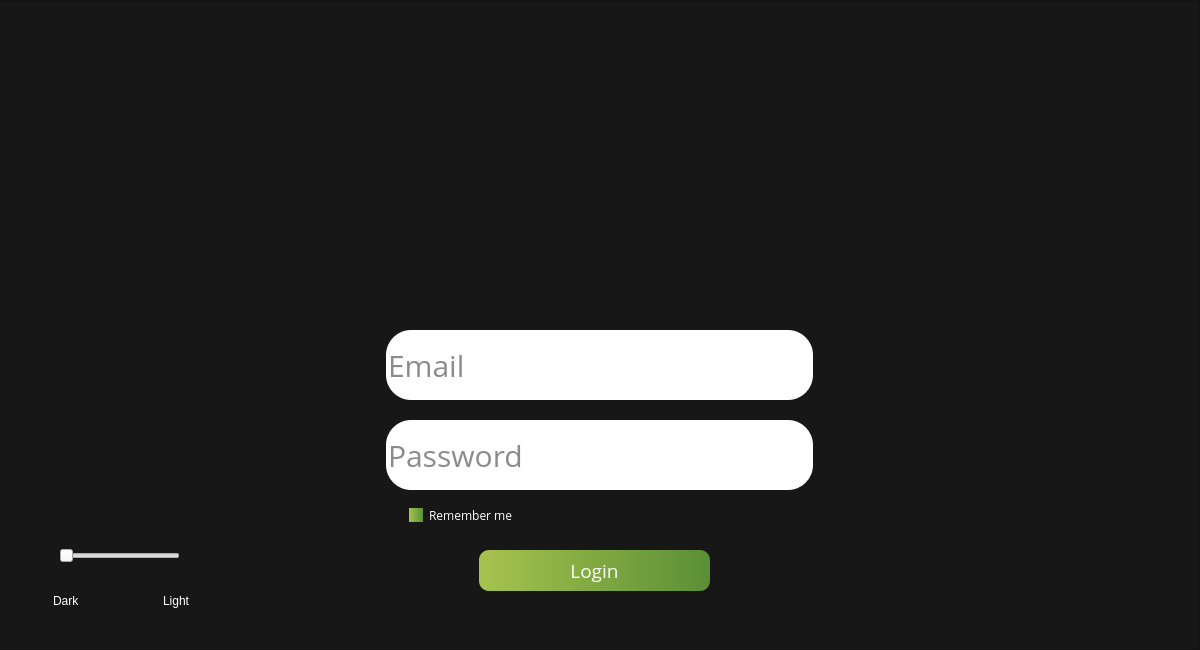
<?xml version="1.0" encoding="UTF-8"?>
<ui version="4.0">
 <class>MainWindow</class>
 <widget class="QMainWindow" name="MainWindow">
  <property name="geometry">
   <rect>
    <x>0</x>
    <y>0</y>
    <width>1200</width>
    <height>650</height>
   </rect>
  </property>
  <property name="windowTitle">
   <string>Login Page</string>
  </property>
  <property name="styleSheet">
   <string notr="true">#MainWindow {
    /* Add any styles for MainWindow if needed */
}

#LoginPage {
    background-color: #171717; /* Default dark background color */
}


</string>
  </property>
  <widget class="QWidget" name="centralwidget">
   <widget class="QFrame" name="LoginPage">
    <property name="geometry">
     <rect>
      <x>-11</x>
      <y>0</y>
      <width>1211</width>
      <height>650</height>
     </rect>
    </property>
    <property name="styleSheet">
     <string notr="true">#email, #password {
    border-radius: 25px;
    background-color: white;
    font-size: 30px;
    margin: 0 auto; 
    color: #171717;
}

#dark_theme,#light_theme{
border:none;
background-color:rgba(0, 0, 0, 0);
color:white;
}
QCheckBox {
    color: white; 
}

QCheckBox::indicator {
    background-color: qlineargradient(spread:pad, x1:0, y1:0, x2:1, y2:0, stop:0 rgba(167, 195, 78, 255), stop:1 rgba(90, 143, 54, 255));
    border-radius: 10px;
}

QCheckBox::indicator:checked {
    background-color: qlineargradient(spread:pad, x1:0, y1:0, x2:1, y2:0, stop:0 rgba(167, 195, 78, 255), stop:1 rgba(90, 143, 54, 255));
    border: 2px solid white; 
}

QCheckBox::indicator:hover {
    background-color: qlineargradient(spread:pad, x1:0, y1:0, x2:1, y2:0, stop:0 rgba(167, 195, 78, 255), stop:1 rgba(70, 123, 54, 255));
}



</string>
    </property>
    <property name="frameShape">
     <enum>QFrame::StyledPanel</enum>
    </property>
    <property name="frameShadow">
     <enum>QFrame::Raised</enum>
    </property>
    <widget class="QLabel" name="logo">
     <property name="geometry">
      <rect>
       <x>510</x>
       <y>20</y>
       <width>211</width>
       <height>201</height>
      </rect>
     </property>
     <property name="text">
      <string/>
     </property>
     <property name="pixmap">
      <pixmap>../Resources/Logo/icon ripple.png</pixmap>
     </property>
     <property name="scaledContents">
      <bool>true</bool>
     </property>
    </widget>
    <widget class="QLineEdit" name="email">
     <property name="geometry">
      <rect>
       <x>360</x>
       <y>330</y>
       <width>501</width>
       <height>70</height>
      </rect>
     </property>
     <property name="font">
      <font>
       <family>Open Sans</family>
       <pointsize>-1</pointsize>
      </font>
     </property>
     <property name="placeholderText">
      <string>Email</string>
     </property>
    </widget>
    <widget class="QLineEdit" name="password">
     <property name="geometry">
      <rect>
       <x>360</x>
       <y>420</y>
       <width>501</width>
       <height>70</height>
      </rect>
     </property>
     <property name="font">
      <font>
       <family>Open Sans</family>
       <pointsize>-1</pointsize>
      </font>
     </property>
     <property name="echoMode">
      <enum>QLineEdit::Password</enum>
     </property>
     <property name="placeholderText">
      <string>Password</string>
     </property>
    </widget>
    <widget class="QSlider" name="themeSlider">
     <property name="geometry">
      <rect>
       <x>70</x>
       <y>520</y>
       <width>121</width>
       <height>71</height>
      </rect>
     </property>
     <property name="mouseTracking">
      <bool>true</bool>
     </property>
     <property name="styleSheet">
      <string notr="true"/>
     </property>
     <property name="maximum">
      <number>1</number>
     </property>
     <property name="orientation">
      <enum>Qt::Horizontal</enum>
     </property>
     <property name="invertedControls">
      <bool>false</bool>
     </property>
    </widget>
    <widget class="QPlainTextEdit" name="dark_theme">
     <property name="geometry">
      <rect>
       <x>60</x>
       <y>590</y>
       <width>101</width>
       <height>41</height>
      </rect>
     </property>
     <property name="readOnly">
      <bool>true</bool>
     </property>
     <property name="plainText">
      <string>Dark
</string>
     </property>
    </widget>
    <widget class="QPlainTextEdit" name="light_theme">
     <property name="geometry">
      <rect>
       <x>170</x>
       <y>590</y>
       <width>91</width>
       <height>61</height>
      </rect>
     </property>
     <property name="readOnly">
      <bool>true</bool>
     </property>
     <property name="plainText">
      <string>Light
</string>
     </property>
    </widget>
    <widget class="QPushButton" name="loginButton">
     <property name="geometry">
      <rect>
       <x>490</x>
       <y>550</y>
       <width>231</width>
       <height>41</height>
      </rect>
     </property>
     <property name="font">
      <font>
       <family>Open Sans</family>
       <pointsize>14</pointsize>
       <bold>false</bold>
      </font>
     </property>
     <property name="styleSheet">
      <string notr="true">QPushButton {
        background-color: qlineargradient(spread:pad, x1:0, y1:0, x2:1, y2:0, stop:0 rgba(167, 195, 78, 255), stop:1 rgba(90, 143, 54, 255));
        border-radius: 10px;
        color: white;
     }
     QPushButton:hover {
        background-color: qlineargradient(spread:pad, x1:0, y1:0, x2:1, y2:0, stop:0 rgba(167, 195, 78, 255), stop:1 rgba(70, 123, 54, 255));
     }
     </string>
     </property>
     <property name="text">
      <string>Login</string>
     </property>
    </widget>
    <widget class="QCheckBox" name="rememberMe">
     <property name="geometry">
      <rect>
       <x>420</x>
       <y>500</y>
       <width>301</width>
       <height>31</height>
      </rect>
     </property>
     <property name="font">
      <font>
       <family>Open Sans</family>
      </font>
     </property>
     <property name="text">
      <string>Remember me</string>
     </property>
     <property name="tristate">
      <bool>true</bool>
     </property>
    </widget>
   </widget>
  </widget>
 </widget>
 <resources/>
 <connections/>
</ui>
